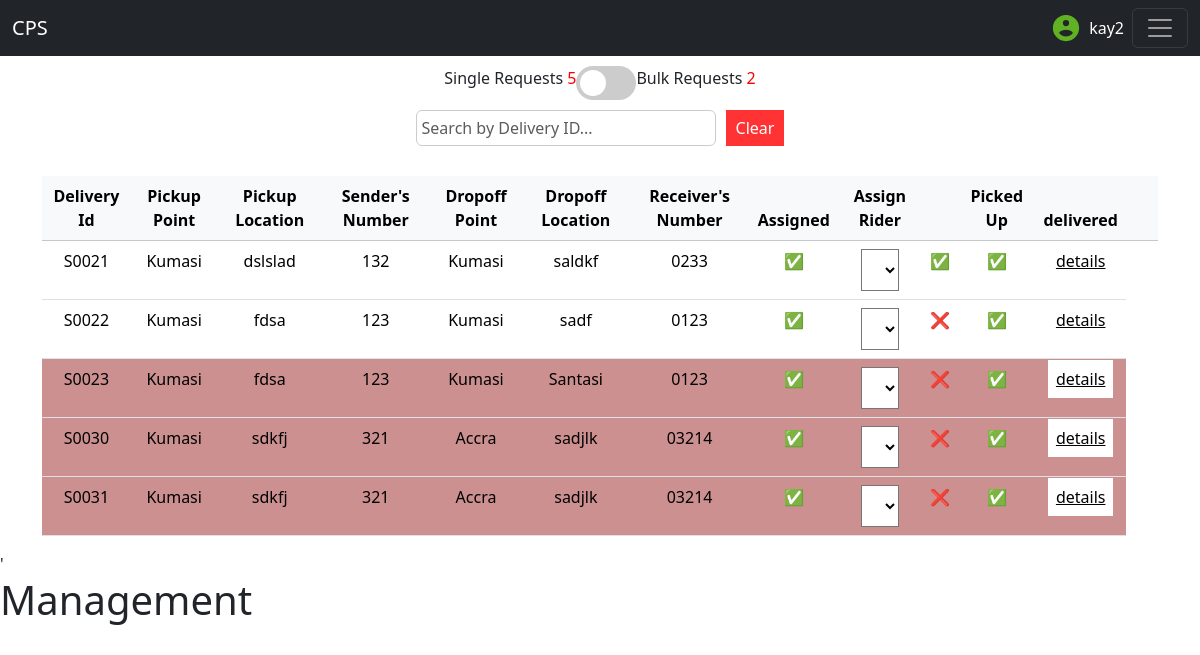
Page /pastRequests/ (signed in) on the committed database.
### delivery/models.py (models this page shows)
class DeliveryRequest(models.Model):
    class ProductChoices(models.TextChoices):
        FOOD = 'Food', 'Food'
        ITEM = 'item', 'item'
    class DeliveryLocations(models.TextChoices):
        KUMASI = 'Kumasi', 'Kumasi'
        ACCRA = 'Accra', 'Accra'
        SUNYANI = 'Sunyani', 'Sunyani'
        TAKORADI = 'Takoradi', 'Takoradi'
        KOFORIDUA = 'Koforidua', 'Koforidua'
        TECHIMAN = 'Techiman', 'Techiman'
        TAMALE = 'Tamale', 'Tamale'
    class PickupLocations(models.TextChoices):
        KUMASI = 'Kumasi', 'Kumasi'
    class DeliverySpeed(models.TextChoices):
        SAME = 'Same day delivery', 'Same day delivery'
        NEXT = 'Next day delivery', 'Next day delivery'
        EXPRESS = 'Express delivery', 'Express delivery'
    user = models.ForeignKey(User,on_delete=models.CASCADE,null=True,blank=True)
    unique_id = models.UUIDField(default=uuid.uuid4,editable=False,unique=True)
    orderQuantity = models.PositiveIntegerField()
    product = models.CharField(max_length=255,null=True,blank=True, choices=ProductChoices.choices,default=ProductChoices.ITEM)
    pickupNumber = models.PositiveIntegerField()
    deliveryPoint = models.CharField(max_length=10,choices=DeliveryLocations.choices,default=DeliveryLocations.KUMASI)
    dropoffLocation = models.CharField(max_length=255,null=True)
    dropoffNumber = models.PositiveIntegerField()
    dropoffName = models.CharField(max_length=255,null=True)
    pickupPoint = models.CharField(max_length=10, choices=PickupLocations.choices,default=PickupLocations.KUMASI)
    pickupLocation = models.CharField(max_length=255,null=True)
    deliverySpeed = models.CharField(max_length=17,choices=DeliverySpeed.choices,default=DeliverySpeed.SAME)
    additionalInfo = models.TextField(blank=True,null=True)
    delivered = models.BooleanField(default=False)
    assigned = models.BooleanField(default=False)
    enroute = models.BooleanField(default=False)
    pickedUp = models.BooleanField(default=False)
    date_created = models.DateTimeField(auto_now_add=True)
    rider = models.ForeignKey(Rider,on_delete=models.SET_DEFAULT,related_name='assignments',default=None,null=True,blank=True)
    restaurantOrder = models.OneToOneField(RestaurantOrder,default=None,null=True,blank=True,on_delete=models.CASCADE)
    deliveryFee = models.CharField(max_length=255,null=True,blank=True)
    date = models.CharField(max_length=255,default='sdfsadf',null=True)
    canceled = models.BooleanField(default=False)
    @property
    def id_curator(self):
        id_value = str(self.id)
        start = ''
        if len(id_value) < 4:
            for i in range(4-len(id_value)):
                start += '0'
            return 'S'+str(start+id_value)
        else:
            return 'S'+str(id_value)

### adminConsole/views.py (the view)
# urls.py: path('pastRequests/',pastProcessedRequest,name='pastProcessedRequest'),
@login_required(login_url='/login/')
def pastProcessedRequest(request):
    DeliveryRequests = DeliveryRequest.objects.filter(delivered=True).order_by('id')
    BulkDeliveryRequests = BulkDeliveryRequest.objects.filter(delivered=True).order_by('id')
    print(DeliveryRequests)
    context ={
        'DeliveryRequests':DeliveryRequests,
        'BulkDeliveryRequests':BulkDeliveryRequests,
    }
    return render(request,'html/pastProcessedRequest.html',context)

### adminConsole/templatetags/adminConsole_extras.py (called while the page is built)
@register.filter
def split(arg1,arg2):
    return arg1[0:arg2]

### delivery/models.py (called while the page is built)
    @property
    def id_curator(self):
        id_value = str(self.id)
        start = ''
        if len(id_value) < 4:
            for i in range(4-len(id_value)):
                start += '0'
            return 'B'+str(start+id_value)
        else:
            return 'B'+str(id_value)

### adminConsole/templates/html/pastProcessedRequest.html (shortened to what this page needs)
{% load static %}
{% load adminConsole_extras %}
<!DOCTYPE html>
<html lang="en">
<head>
    <link href="https://cdn.jsdelivr.net/npm/bootstrap@5.3.3/dist/css/bootstrap.min.css" rel="stylesheet"
>
</head>
<body>
    <nav class="navbar navbar-dark bg-dark">
        <div class="container-fluid">
            <a class="navbar-brand" href="#">CPS</a>
            <div style="display: flex; align-items: center; gap: 8px;">
                <span style="color:white;">{{request.user}}</span>
                <button class="navbar-toggler" type="button" data-bs-toggle="offcanvas"
                    data-bs-target="#offcanvasDarkNavbar" aria-controls="offcanvasDarkNavbar"
                    aria-label="Toggle navigation">
                    <span class="navbar-toggler-icon"></span>
                </button>
            </div>
        </div>
    </nav>
    <div class="container" style="display: flex; justify-content: center;">
        <div style="display: flex; justify-content: center; padding: 10px;">
            <span>Single Requests <span style="color: red;" id="singleOrdersCount">{{DeliveryRequests.count}}</span></span>
            <label class="switch">
                <span class="slider round"></span>
            </label>
            <span>Bulk Requests <span style="color: red;" id="bulkOrdersCount">{{BulkDeliveryRequests.count}}</span></span>
        </div>
    </div>
<div class="search-container">
    <input type="text" id="searchBox" placeholder="Search by Delivery ID..." class="form-control">
    <button id="clearSearch">Clear</button>
</div>
    <div class="table-responsive container" style="margin-top: 30px;" id="single">
        <table class="table">
            <thead class="table-light" style="text-align: center;">
                <th>Delivery Id</th>
                <th>Pickup Point</th>
                <th>Pickup Location</th>
                <th>Sender's Number</th>
                <th>Dropoff Point</th>
                <th>Dropoff Location</th>
                <th>Receiver's Number</th>
                <th>Assigned</th>
                <th>Assign Rider</th>
                <th></th>
                <th>Picked Up</th>
                <th>delivered</th>
                <th></th>
                <th></th>
            </thead>
            <tbody class="table"  style="text-align: center;" id="singleOrdersTableBody">
                {% for data in DeliveryRequests %}
                <form action="" method="POST">
                    <tr {% if data.canceled %} class="canceled" {% endif %}>
                        <td>{{data.id_curator}}</td>
                        <td>{{data.pickupPoint}}</td>
                        <td>{{data.pickupLocation}}</td>
                        <td>{{data.pickupNumber}}</td>
                        <td>{{data.deliveryPoint}}</td>
                        <td>{{data.dropoffLocation}}</td>
                        <td>0{{data.dropoffNumber}}</td>
                        <td>
                            {% if data.assigned == False %}
                            ❌
                            {% else %}
                            ✅
                            {% endif %}
                        </td>
                        <td>
                            {% if data.rider %}
                            {{data.rider}}
                            {% else %}
                            <select name="rider" id="">
                            </select>
                            {% endif %}
                        </td>
                        <td>
                            {% if data.pickedUp == False %}
                            ❌
                            {% else %}
                            ✅
                            {% endif %}
                        </td>
                        <td>
                            {% if data.delivered == False %}
                            ❌
                            {% else %}
                            ✅
                            {% endif %}
                        </td>
                        <td><a href="{% url 'managementUpdate' data.unique_id %}">details</a></td>
                </form>
                {% endfor %}
            </tbody>
        </table>
    </div>
    '
</body>
<h1>Management</h1>
</html>

### rows in the picture
DeliveryRequest: id_curator "S0021", pickupPoint "Kumasi", pickupLocation "dslslad", pickupNumber "132", deliveryPoint "Kumasi", dropoffLocation "saldkf", dropoffNumber "233"
DeliveryRequest: id_curator "S0022", pickupPoint "Kumasi", pickupLocation "fdsa", pickupNumber "123", deliveryPoint "Kumasi", dropoffLocation "sadf", dropoffNumber "123"
DeliveryRequest: id_curator "S0023", pickupPoint "Kumasi", pickupLocation "fdsa", pickupNumber "123", deliveryPoint "Kumasi", dropoffLocation "Santasi", dropoffNumber "123"
DeliveryRequest: id_curator "S0030", pickupPoint "Kumasi", pickupLocation "sdkfj", pickupNumber "321", deliveryPoint "Accra", dropoffLocation "sadjlk", dropoffNumber "3214"
DeliveryRequest: id_curator "S0031", pickupPoint "Kumasi", pickupLocation "sdkfj", pickupNumber "321", deliveryPoint "Accra", dropoffLocation "sadjlk", dropoffNumber "3214"

### other values in the picture
{{ request.user }} "kay2"
{{ DeliveryRequests.count }} "5"
{{ BulkDeliveryRequests.count }} "2"
